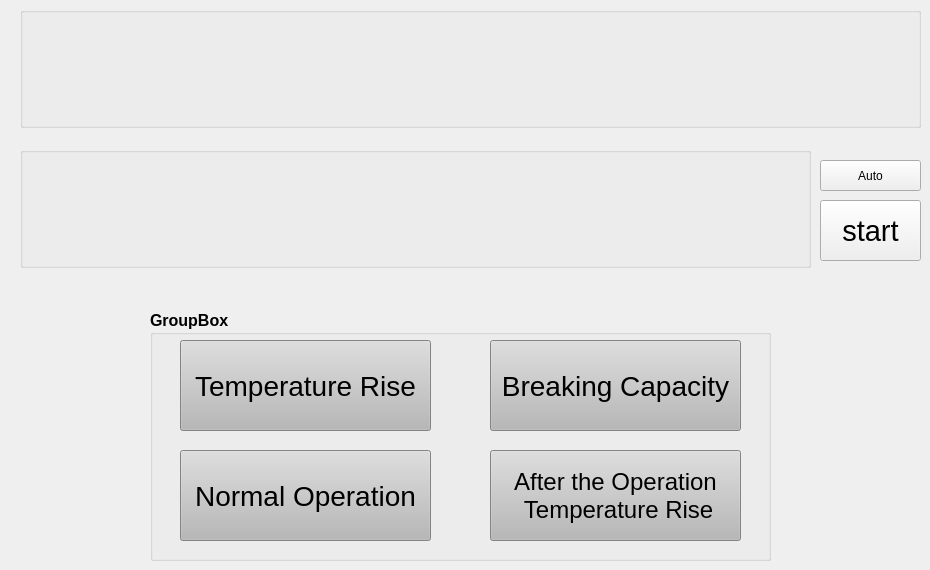
     <widget class="QWidget" name="tab">
      <attribute name="title">
       <string>Servo-A</string>
      </attribute>
      <widget class="QGroupBox" name="groupBox_show">
       <property name="geometry">
        <rect>
         <x>20</x>
         <y>147</y>
         <width>791</width>
         <height>121</height>
        </rect>
       </property>
       <property name="minimumSize">
        <size>
         <width>0</width>
         <height>0</height>
        </size>
       </property>
       <property name="maximumSize">
        <size>
         <width>16777215</width>
         <height>16777215</height>
        </size>
       </property>
       <property name="font">
        <font>
         <pointsize>9</pointsize>
        </font>
       </property>
       <property name="mouseTracking">
        <bool>false</bool>
       </property>
       <property name="acceptDrops">
        <bool>false</bool>
       </property>
       <property name="autoFillBackground">
        <bool>false</bool>
       </property>
       <property name="styleSheet">
        <string notr="true"/>
       </property>
       <property name="title">
        <string/>
       </property>
       <property name="flat">
        <bool>true</bool>
       </property>
       <layout class="QVBoxLayout" name="verticalLayout_list">
        <property name="sizeConstraint">
         <enum>QLayout::SetMinimumSize</enum>
        </property>
        <property name="leftMargin">
         <number>0</number>
        </property>
        <property name="topMargin">
         <number>0</number>
        </property>
        <property name="rightMargin">
         <number>0</number>
        </property>
        <property name="bottomMargin">
         <number>0</number>
        </property>
       </layout>
      </widget>
      <widget class="QToolButton" name="toolButton_start">
       <property name="geometry">
        <rect>
         <x>820</x>
         <y>200</y>
         <width>101</width>
         <height>61</height>
        </rect>
       </property>
       <property name="font">
        <font>
         <pointsize>22</pointsize>
        </font>
       </property>
       <property name="styleSheet">
        <string notr="true"/>
       </property>
       <property name="text">
        <string>start</string>
       </property>
      </widget>
      <widget class="QGroupBox" name="groupBox_area">
       <property name="geometry">
        <rect>
         <x>20</x>
         <y>7</y>
         <width>901</width>
         <height>121</height>
        </rect>
       </property>
       <property name="mouseTracking">
        <bool>true</bool>
       </property>
       <property name="acceptDrops">
        <bool>true</bool>
       </property>
       <property name="styleSheet">
        <string notr="true"/>
       </property>
       <property name="title">
        <string/>
       </property>
       <property name="flat">
        <bool>true</bool>
       </property>
       <layout class="QVBoxLayout" name="verticalLayout_power">
        <property name="leftMargin">
         <number>0</number>
        </property>
        <property name="topMargin">
         <number>0</number>
        </property>
        <property name="rightMargin">
         <number>0</number>
        </property>
        <property name="bottomMargin">
         <number>0</number>
        </property>
       </layout>
      </widget>
      <widget class="QGroupBox" name="groupBox_4">
       <property name="geometry">
        <rect>
         <x>150</x>
         <y>310</y>
         <width>621</width>
         <height>251</height>
        </rect>
       </property>
       <property name="font">
        <font>
         <pointsize>12</pointsize>
         <weight>75</weight>
         <bold>true</bold>
        </font>
       </property>
       <property name="styleSheet">
        <string notr="true">QGroupBox {
    border-width:1px;   //线的粗细
   border-style:solid;
  border-color:rgb(0,0,0);   //颜色，
  margin-top: 0.5ex;  //文字在方框中位置的偏离度
}</string>
       </property>
       <property name="title">
        <string>GroupBox</string>
       </property>
       <property name="flat">
        <bool>false</bool>
       </property>
       <widget class="QToolButton" name="toolButton_19">
        <property name="geometry">
         <rect>
          <x>30</x>
          <y>30</y>
          <width>251</width>
          <height>91</height>
         </rect>
        </property>
        <property name="font">
         <font>
          <pointsize>21</pointsize>
         </font>
        </property>
        <property name="styleSheet">
         <string notr="true">QToolButton {
 background-color: rgb(184, 184, 184);} 

QToolButton:hover { 
background-color: rgb(199, 199, 199);}

QToolButton:pressed { 
background-color: rgb(155, 155, 155);}</string>
        </property>
        <property name="text">
         <string>Temperature Rise</string>
        </property>
        <property name="autoRaise">
         <bool>false</bool>
        </property>
       </widget>
       <widget class="QToolButton" name="toolButton_20">
        <property name="geometry">
         <rect>
          <x>340</x>
          <y>30</y>
          <width>251</width>
          <height>91</height>
         </rect>
        </property>
        <property name="font">
         <font>
          <pointsize>21</pointsize>
         </font>
        </property>
        <property name="styleSheet">
         <string notr="true">QToolButton {
 background-color: rgb(184, 184, 184);} 

QToolButton:hover { 
background-color: rgb(199, 199, 199);}

QToolButton:pressed { 
background-color: rgb(155, 155, 155);}</string>
        </property>
        <property name="text">
         <string>Breaking Capacity</string>
        </property>
        <property name="autoRaise">
         <bool>false</bool>
        </property>
       </widget>
       <widget class="QToolButton" name="toolButton_22">
        <property name="geometry">
         <rect>
          <x>340</x>
          <y>140</y>
          <width>251</width>
          <height>91</height>
         </rect>
        </property>
        <property name="font">
         <font>
          <pointsize>18</pointsize>
         </font>
        </property>
        <property name="styleSheet">
         <string notr="true">QToolButton {
 background-color: rgb(184, 184, 184);} 

QToolButton:hover { 
background-color: rgb(199, 199, 199);}

QToolButton:pressed { 
background-color: rgb(155, 155, 155);}</string>
        </property>
        <property name="text">
         <string>After the Operation
 Temperature Rise</string>
        </property>
        <property name="autoRaise">
         <bool>false</bool>
        </property>
       </widget>
       <widget class="QToolButton" name="toolButton_21">
        <property name="geometry">
         <rect>
          <x>30</x>
          <y>140</y>
          <width>251</width>
          <height>91</height>
         </rect>
        </property>
        <property name="font">
         <font>
          <pointsize>21</pointsize>
         </font>
        </property>
        <property name="styleSheet">
         <string notr="true">QToolButton {
 background-color: rgb(184, 184, 184);} 

QToolButton:hover { 
background-color: rgb(199, 199, 199);}

QToolButton:pressed { 
background-color: rgb(155, 155, 155);}</string>
        </property>
        <property name="text">
         <string>Normal Operation</string>
        </property>
        <property name="autoRaise">
         <bool>false</bool>
        </property>
       </widget>
      </widget>
      <widget class="QPushButton" name="pushButton">
       <property name="geometry">
        <rect>
         <x>820</x>
         <y>160</y>
         <width>101</width>
         <height>31</height>
        </rect>
       </property>
       <property name="text">
        <string>Auto</string>
       </property>
      </widget>
     </widget>
